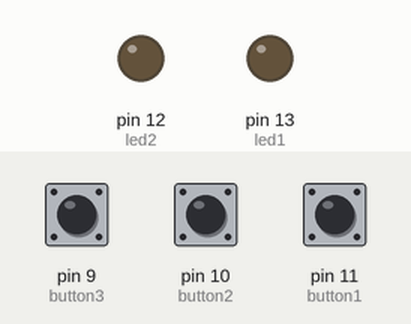
Recording of a sketch running on a simulated Arduino Uno, built with avr-gcc and run on an emulated ATmega328P. Shown: output pins drawn as LEDs (lit = HIGH). The inputs (shaded band) are chosen by the test bench; at power-on: pin 10 (button2) LOW, pin 11 (button1) LOW, pin 9 (button3) LOW.

Above: at 1.2 s.
1.3 s: pin 10 (button2) pulled HIGH for 0.15 s
At 2.1 s:
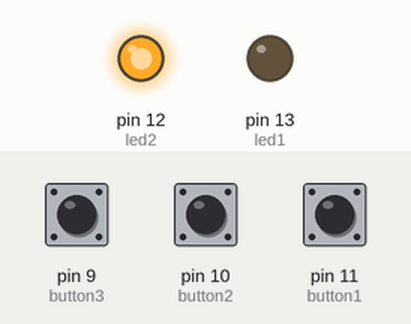
4.4 s: pin 11 (button1) pulled HIGH for 3.2 s
At 4.9 s:
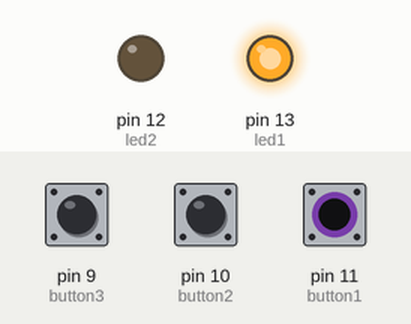
9.9 s: pin 11 (button1) pulled HIGH for 1 s
At 12.2 s:
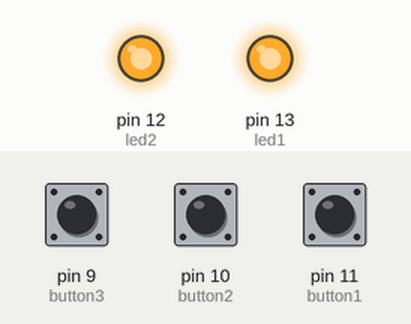
13.9 s: pin 11 (button1) pulled HIGH for 0.15 s
At 17.2 s:
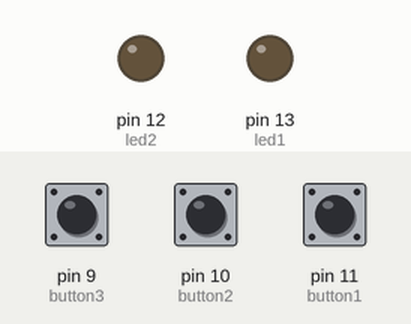
Timing chart, 0 to 18.0 s (numbered marks = the images above; inputs shaded):
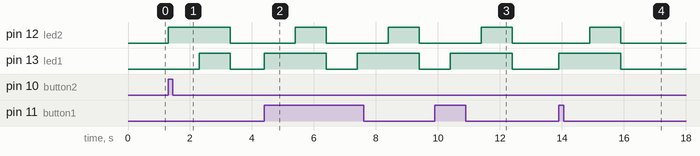

The sketch:

Input_System-_2.ino
```cpp
int button1 = 11;
int button2 = 10;
int button3 = 9;

int led1 = 13;
int led2 = 12;

void setup() {
    pinMode(button1, INPUT);
    pinMode(button2, INPUT);
    pinMode(button3, INPUT);

    pinMode(led1, OUTPUT);
    pinMode(led2, OUTPUT);

    Serial.begin(9600);
}

void loop() {
    if (digitalRead(button3) == HIGH && digitalRead(button1) == HIGH) {
        digitalWrite(led1, HIGH);
        digitalWrite(led2, HIGH);

        delaySecond(1);

        digitalWrite(led1, LOW);
        digitalWrite(led2, LOW);
        delaySecond(1);
    } else if (digitalRead(button1) == HIGH) {
        digitalWrite(led1, HIGH);
        delaySecond(1);
        digitalWrite(led2, HIGH);
        delaySecond(1);

        digitalWrite(led1, LOW);
        digitalWrite(led2, LOW);
        delaySecond(1);
    } else if (digitalRead(button2) == HIGH) {
      	digitalWrite(led2, HIGH);
        delaySecond(1);
        digitalWrite(led1, HIGH);
        delaySecond(1);

        digitalWrite(led2, LOW);
        digitalWrite(led1, LOW);
        delaySecond(1);
    }
}

void delaySecond(int second) {
    delay(1000 * second);
}
```

Measured:
- after the input at 1.3 s, pin 12 (led2): LOW → HIGH at once, → LOW 2.0 s later; pin 13 (led1): LOW → HIGH after 1.0 s, → LOW 1.0 s later
- after the input at 4.4 s, pin 12 (led2): alternates HIGH for 1.0 s and LOW for 2.0 s, starting after 1.0 s; pin 13 (led1): alternates HIGH for 2.0 s and LOW for 1.0 s, starting at once
- after the input at 9.9 s, pin 12 (led2): LOW → HIGH after 1.5 s, → LOW 1.0 s later; pin 13 (led1): LOW → HIGH after 0.50 s, → LOW 2.0 s later
- after the input at 13.9 s, pin 12 (led2): LOW → HIGH after 1.0 s, → LOW 1.0 s later; pin 13 (led1): LOW → HIGH at once, → LOW 2.0 s later
